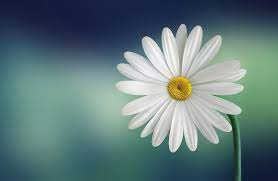
#> input picture Example-images/MP_1_example.jpeg, 278 x 181 px
$ jupyter execute MP1-CartoonEffect.ipynb
#> lines starting #> are read from the running program, lines starting #| are printed output that depends on the picture; after the words box and inside, x2 and y2 are one past the last pixel; in counts of white or black regions, pixels touching at a corner belong together
### Import Libraies

[cell 1]
import cv2
import numpy as np
import matplotlib.pyplot as plt

### _Load the image_

[cell 2]
image = cv2.imread("./Example-images/MP_1_example.jpeg")
#> image is the input picture: shape (181, 278, 3); mean B, G, R 123.9, 122.3, 97.4

* __First step__ is to convert the image into grayscale. We use the cvtcolor(image, BGR2GRAY) method, this returns the image in grayscale.

[cell 3]
gray = cv2.cvtColor(image, cv2.COLOR_BGR2GRAY)
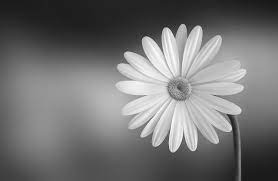
#> gray: shape (181, 278); min 24, max 255, mean 115

plt.imshow(gray,cmap='gray')
plt.show()

* __Second Step__ is to smoothening of the gray-image.
To smoothen an image, we simply apply a blur effect. This is done using medianBlur() function.

[cell 4]
gray_blur = cv2.medianBlur(gray, 3)

plt.imshow(gray_blur,cmap='gray')
plt.show()

* __Third Step__ Retrieving the edges of an image

[cell 5]
edges = cv2.adaptiveThreshold(gray, 255,cv2.ADAPTIVE_THRESH_MEAN_C, cv2.THRESH_BINARY, 9, 9)
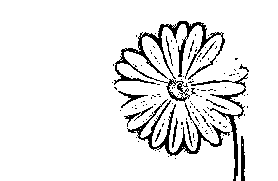
#> edges: shape (181, 278); 91.9% white; black in thin lines or dots, all inside (x1, y1, x2, y2) = (112, 21, 249, 181)

plt.imshow(edges,cmap='gray')
plt.show()

* __Fourth Step__ Preparing a Mask Image

[cell 6]
color = cv2.bilateralFilter(image, 9, 280, 250)
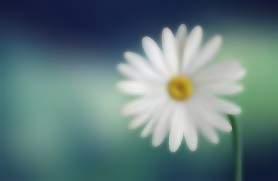
#> color: shape (181, 278, 3); mean B, G, R 124, 122.3, 97.4

plt.imshow(color,cmap='gray')
plt.show()

* __Fifth Step__ Giving a Cartoon Effect.
Cartoon effect = Highlighted Edges + Smooth colors

[cell 7]
cartoon = cv2.bitwise_and(color, color, mask=edges)
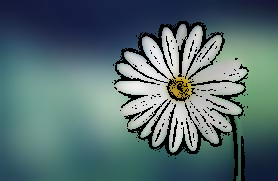
#> cartoon: shape (181, 278, 3); mean B, G, R 112.5, 110.1, 86.5

plt.imshow(cartoon)
plt.show()

## Step by step transformation in one place

[cell 8]
plt.subplot(3, 2, 1)
plt.imshow(image)
plt.subplot(3, 2, 2)
plt.imshow(gray,cmap='gray')
plt.subplot(3, 2, 3)
plt.imshow(gray_blur,cmap='gray')
plt.subplot(3, 2, 4)
plt.imshow(edges,cmap='gray')
plt.subplot(3, 2, 5)
plt.imshow(color)
plt.subplot(3, 2, 6)
plt.imshow(cartoon)
plt.subplots_adjust(wspace=0.1, hspace=0.4)
plt.show()
#> figure, not shown here; B, G, R data is drawn as R, G, B
